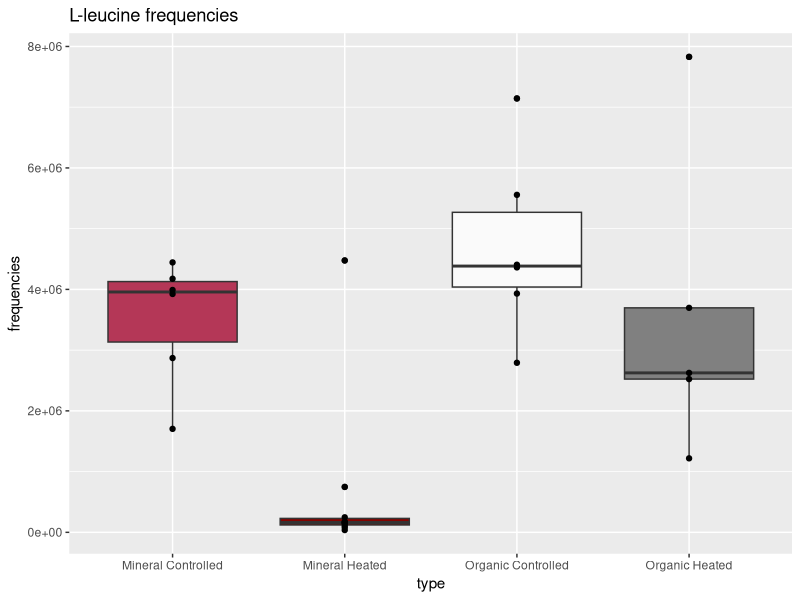
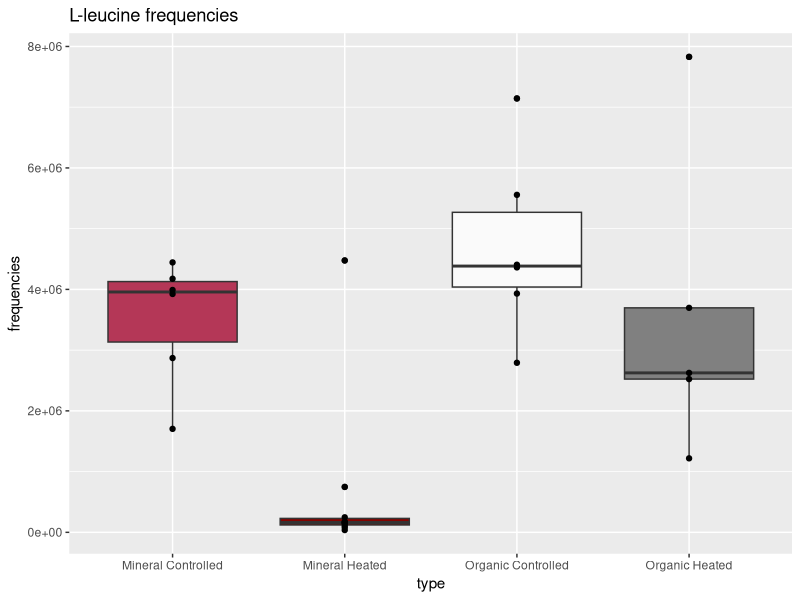
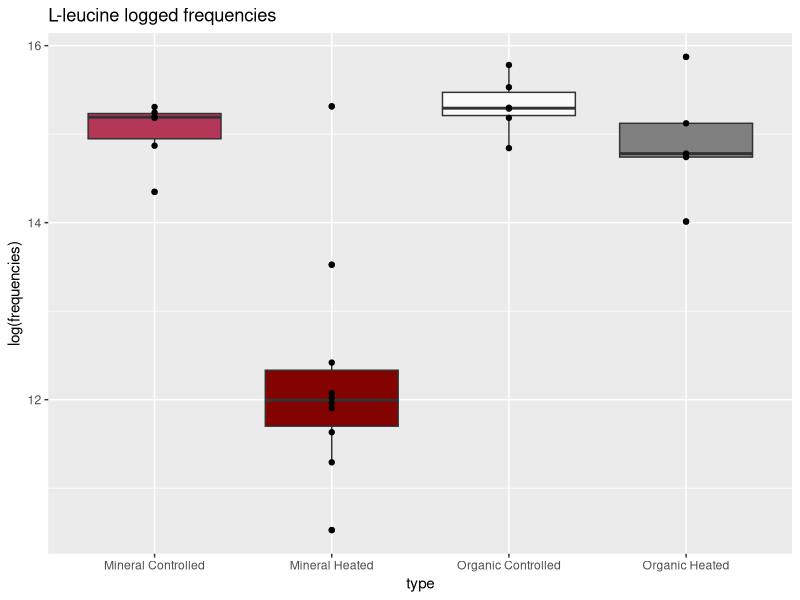
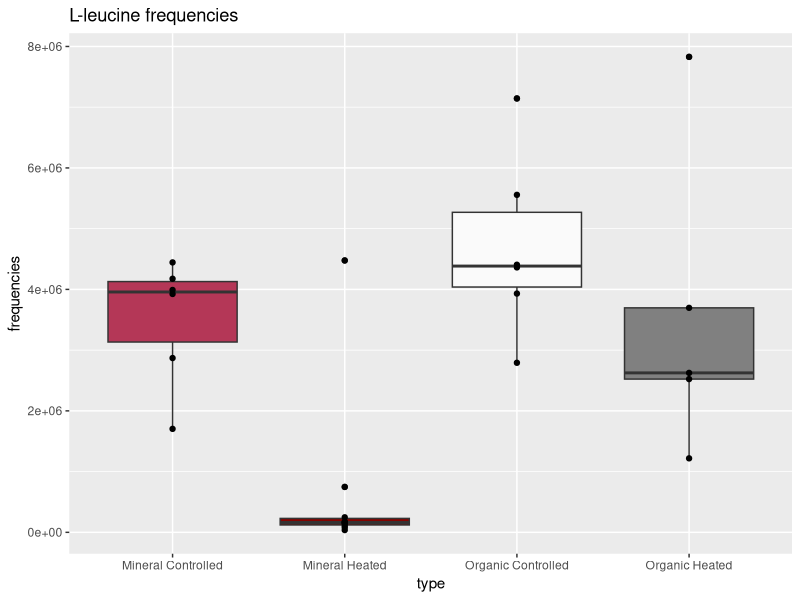

Recreate these plots in R, in order.
## ---- chunk 1
knitr::opts_chunk$set(echo = TRUE)
## ---- chunk 2
library(tidyverse)
library(ggplot2)
library(data.table)
data <- as.data.frame(read.csv("EMSL_PNNL.csv"), header=TRUE)
data_Ll <- data[51,]
data_Ll_wrangled <- data_Ll %>% gather("M_C_4_AB",	"M_C_7_AB",	"M_C_12_AB",	"M_C_14_AB",	"M_C_19_AB",	"M_C_30_AB",	"M_H_2_AB",	"M_H_2B",	"M_H_4_AB",	"M_H_11_AB",	"M_H_17_AB",	"M_H_26_AB",	"M_H_28_AB",	"M_H_30_AB",	"M_H_32_AB",	"M_H_34_AB",	"O_C_4_AB",	"O_C_12_AB",	"O_C_14_AB",	"O_C_19_AB",	"O_C_27_AB",	"O_C_34_AB",	"O_H_2_AB",	"O_H_4_AB",	"O_H_11_AB",	"O_H_17_AB",	"O_H_32_AB", key="type", value="frequencies")
data_Ll_wrangled$type <- c("Mineral Controlled", "Mineral Controlled", "Mineral Controlled", "Mineral Controlled", "Mineral Controlled", "Mineral Controlled", "Mineral Heated", "Mineral Heated", "Mineral Heated", "Mineral Heated", "Mineral Heated", "Mineral Heated", "Mineral Heated", "Mineral Heated", "Mineral Heated", "Mineral Heated", "Organic Controlled", "Organic Controlled", "Organic Controlled", "Organic Controlled", "Organic Controlled", "Organic Controlled", "Organic Heated", "Organic Heated", "Organic Heated", "Organic Heated", "Organic Heated")
## ---- chunk 3
Ll <- ggplot(data_Ll_wrangled, aes(type, frequencies, fill=type)) + 
  geom_boxplot() + 
  geom_point() +
  scale_fill_manual(values=c("#B43757", "#830300", "#FAFAFA", "#808080")) +
  labs(title="L-leucine frequencies") +
  theme(legend.position="none")
print(Ll)
png("L_leucine.png", width = 350, height = 350)
plot(Ll, nrow=2, ncol=1)
while (!is.null(dev.list()))  dev.off()

log_Ll <- ggplot(data_Ll_wrangled, aes(type, log(frequencies), fill=type)) + 
  geom_boxplot() + 
  geom_point() +
  scale_fill_manual(values=c("#B43757", "#830300", "#FAFAFA", "#808080")) +
  labs(title="L-leucine logged frequencies") +
  theme(legend.position="none")
print(log_Ll)
png("log_L_leucine.png", width = 350, height = 350)
plot(Ll, nrow=2, ncol=1)
while (!is.null(dev.list()))  dev.off()
